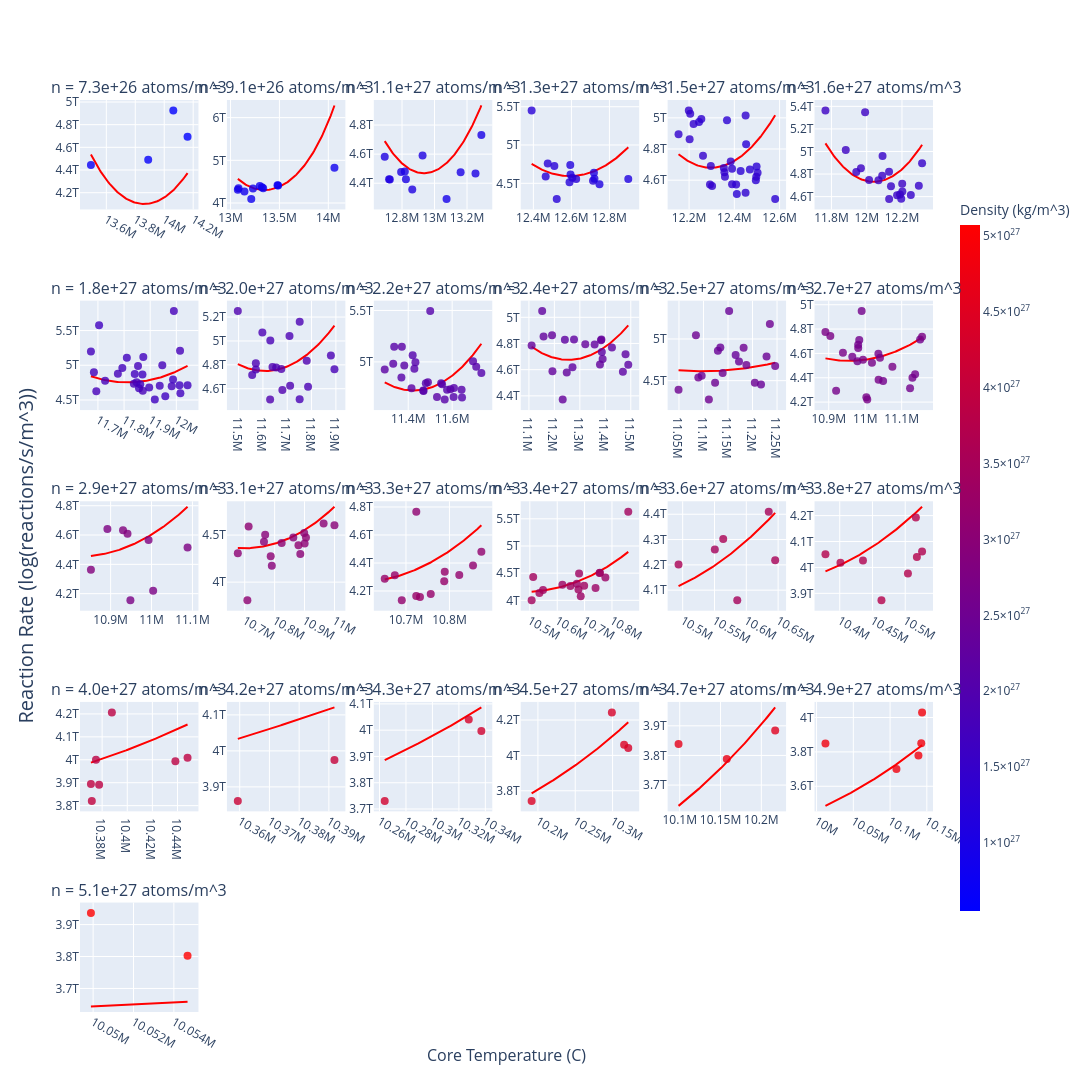

Source (notebook cell):
### Code cell
## Use the model to make another surface plot
import statsmodels.api as sm

x = df_filtered['he3_number_density']
temp = df_filtered['core_temperature']

count = 24
number_density_range = np.linspace(x.min(), x.max(), count + 1)
x_space = np.linspace(temp.min(), temp.max(), 100)

subplot_titles = []

_last = number_density_range.min()
for _num_density in number_density_range:
    if _num_density == _last:
        continue
    subplot_titles.append(f'n = {format_title(_num_density)} atoms/m^3')
    _last = _num_density

cols = 3
fig = make_subplots(rows=math.ceil((len(number_density_range) - 1) / cols), cols=cols, subplot_titles=subplot_titles,
                    x_title='Core Temperature (C)', y_title='Reaction Rate (log(reactions/s/m^3))')

fig.for_each_annotation(update)

max_y = 0
min_y = 1e10

last = number_density_range.min()
idx = 0
row = 1
col = 1
for number_density in number_density_range:
    if number_density == last:
        continue

    frame_df = df_filtered.copy()
    if number_density == number_density_range.max():
        frame_df = frame_df[frame_df['he3_number_density'] <= number_density]
    else:
        frame_df = frame_df[frame_df['he3_number_density'] < number_density]
    frame_df = frame_df[frame_df['he3_number_density'] >= last]
    last = number_density

    _x = frame_df['core_temperature']
    x_space = np.linspace(_x.min(), _x.max(), 100)

    if len(_x) == 1:
        x_value = _x.iloc[0]
        x_space = np.linspace(x_value * 0.9, x_value * 1.1, 100)

    he3_number_density_space = np.array([number_density] * len(x_space))
    input_data = pd.DataFrame(
        {
            'const': np.ones_like(x_space),
            'log(he3_number_density)': np.log10(he3_number_density_space),
            'log(he3_number_density)^2': np.log10(he3_number_density_space) ** 2,
            'log(core_temperature)': np.log10(x_space),
            'log(core_temperature)^2': np.log10(x_space) ** 2,
            'log(core_temperature)^3': np.log10(x_space) ** 3,
            'interaction': np.log10(he3_number_density_space) * np.log10(x_space),
        }
    )

    ys = model_interaction.predict(input_data).values
    fig.add_trace(
        go.Scatter(x=x_space, y=10 ** ys, mode='lines', marker=dict(color='red')),
        row=row, col=col
    )

    fig.add_trace(
        go.Scatter(x=frame_df['core_temperature'], y=(frame_df['reaction_rates_per_unit_volume']),
                   mode='markers', marker=dict(
                color=frame_df['he3_number_density'],
                size=8,
                opacity=0.8,
                colorbar=dict(title='Number Density (atoms/m^3)', len=0.8, thickness=20),
                showscale=True,
                coloraxis='coloraxis',
            )),
        row=row, col=col
    )

    # max_y = max(max_y, ys.max())
    # min_y = min(min_y, ys.min())

    col += 1
    if col > cols:
        col = 1
        row += 1

    idx += 1

fig.update_layout(
    width=1600,
    height=1200,
    showlegend=False,
    coloraxis=dict(colorscale='BlueRed', colorbar=dict(title='Density (kg/m^3)', len=0.8, thickness=20)),
)

# max_y = max_y * 1.005
#
# for i in range(count):
#     param_name = f'yaxis{i + 1}'
#     if i == 0:
#         param_name = 'yaxis'
#         fig.update_layout(yaxis=dict(range=[min_y, max_y]))
#
#     else:
#         fig.update_layout({
#             param_name: dict(range=[min_y, max_y])
#         })

fig.show()
